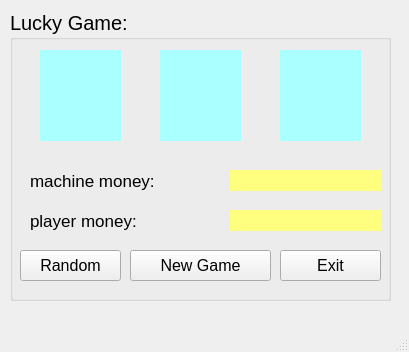
<?xml version="1.0" encoding="UTF-8"?>
<ui version="4.0">
 <class>MainWindow</class>
 <widget class="QMainWindow" name="MainWindow">
  <property name="geometry">
   <rect>
    <x>0</x>
    <y>0</y>
    <width>409</width>
    <height>352</height>
   </rect>
  </property>
  <property name="windowTitle">
   <string>MainWindow</string>
  </property>
  <widget class="QWidget" name="centralwidget">
   <widget class="QGroupBox" name="groupBox">
    <property name="geometry">
     <rect>
      <x>10</x>
      <y>10</y>
      <width>381</width>
      <height>291</height>
     </rect>
    </property>
    <property name="font">
     <font>
      <pointsize>15</pointsize>
     </font>
    </property>
    <property name="title">
     <string>Lucky Game:</string>
    </property>
    <widget class="QLabel" name="labelNumber1">
     <property name="geometry">
      <rect>
       <x>30</x>
       <y>40</y>
       <width>81</width>
       <height>91</height>
      </rect>
     </property>
     <property name="font">
      <font>
       <pointsize>35</pointsize>
       <weight>75</weight>
       <bold>true</bold>
      </font>
     </property>
     <property name="styleSheet">
      <string notr="true">background-color: rgb(170, 255, 255);
color: rgb(255, 0, 0);</string>
     </property>
     <property name="text">
      <string/>
     </property>
     <property name="alignment">
      <set>Qt::AlignCenter</set>
     </property>
    </widget>
    <widget class="QLabel" name="labelNumber2">
     <property name="geometry">
      <rect>
       <x>150</x>
       <y>40</y>
       <width>81</width>
       <height>91</height>
      </rect>
     </property>
     <property name="font">
      <font>
       <pointsize>35</pointsize>
       <weight>75</weight>
       <bold>true</bold>
      </font>
     </property>
     <property name="styleSheet">
      <string notr="true">background-color: rgb(170, 255, 255);
color: rgb(255, 0, 0);</string>
     </property>
     <property name="text">
      <string/>
     </property>
     <property name="alignment">
      <set>Qt::AlignCenter</set>
     </property>
    </widget>
    <widget class="QLabel" name="labelNumber3">
     <property name="geometry">
      <rect>
       <x>270</x>
       <y>40</y>
       <width>81</width>
       <height>91</height>
      </rect>
     </property>
     <property name="font">
      <font>
       <pointsize>35</pointsize>
       <weight>75</weight>
       <bold>true</bold>
      </font>
     </property>
     <property name="styleSheet">
      <string notr="true">background-color: rgb(170, 255, 255);
color: rgb(255, 0, 0);</string>
     </property>
     <property name="text">
      <string/>
     </property>
     <property name="alignment">
      <set>Qt::AlignCenter</set>
     </property>
    </widget>
    <widget class="QLabel" name="label_4">
     <property name="geometry">
      <rect>
       <x>20</x>
       <y>150</y>
       <width>201</width>
       <height>41</height>
      </rect>
     </property>
     <property name="font">
      <font>
       <pointsize>13</pointsize>
      </font>
     </property>
     <property name="text">
      <string>machine money:</string>
     </property>
    </widget>
    <widget class="QLabel" name="labelMachinemoney">
     <property name="geometry">
      <rect>
       <x>220</x>
       <y>160</y>
       <width>151</width>
       <height>21</height>
      </rect>
     </property>
     <property name="font">
      <font>
       <pointsize>15</pointsize>
       <weight>75</weight>
       <bold>true</bold>
      </font>
     </property>
     <property name="styleSheet">
      <string notr="true">background-color: rgb(255, 255, 127);</string>
     </property>
     <property name="text">
      <string/>
     </property>
    </widget>
    <widget class="QLabel" name="label_6">
     <property name="geometry">
      <rect>
       <x>20</x>
       <y>190</y>
       <width>201</width>
       <height>41</height>
      </rect>
     </property>
     <property name="font">
      <font>
       <pointsize>13</pointsize>
      </font>
     </property>
     <property name="text">
      <string>player money:</string>
     </property>
    </widget>
    <widget class="QLabel" name="labelPlayerMoney">
     <property name="geometry">
      <rect>
       <x>220</x>
       <y>200</y>
       <width>151</width>
       <height>21</height>
      </rect>
     </property>
     <property name="font">
      <font>
       <pointsize>15</pointsize>
       <weight>75</weight>
       <bold>true</bold>
      </font>
     </property>
     <property name="styleSheet">
      <string notr="true">background-color: rgb(255, 255, 127);</string>
     </property>
     <property name="text">
      <string/>
     </property>
    </widget>
    <widget class="QPushButton" name="pushButtonRandom">
     <property name="geometry">
      <rect>
       <x>10</x>
       <y>240</y>
       <width>101</width>
       <height>31</height>
      </rect>
     </property>
     <property name="font">
      <font>
       <pointsize>12</pointsize>
      </font>
     </property>
     <property name="text">
      <string>Random</string>
     </property>
     <property name="icon">
      <iconset>
       <normaloff>image/1348643_arrows_mix_mixed_random_shuffle_icon.png</normaloff>image/1348643_arrows_mix_mixed_random_shuffle_icon.png</iconset>
     </property>
     <property name="iconSize">
      <size>
       <width>20</width>
       <height>20</height>
      </size>
     </property>
    </widget>
    <widget class="QPushButton" name="pushButtonNewGame">
     <property name="geometry">
      <rect>
       <x>120</x>
       <y>240</y>
       <width>141</width>
       <height>31</height>
      </rect>
     </property>
     <property name="font">
      <font>
       <pointsize>12</pointsize>
      </font>
     </property>
     <property name="text">
      <string>New Game</string>
     </property>
     <property name="icon">
      <iconset>
       <normaloff>image/1536913_controller_gamer_new_white_xbox one_icon.png</normaloff>image/1536913_controller_gamer_new_white_xbox one_icon.png</iconset>
     </property>
     <property name="iconSize">
      <size>
       <width>40</width>
       <height>40</height>
      </size>
     </property>
    </widget>
    <widget class="QPushButton" name="pushButtonExit">
     <property name="geometry">
      <rect>
       <x>270</x>
       <y>240</y>
       <width>101</width>
       <height>31</height>
      </rect>
     </property>
     <property name="font">
      <font>
       <pointsize>12</pointsize>
      </font>
     </property>
     <property name="text">
      <string>Exit</string>
     </property>
     <property name="icon">
      <iconset>
       <normaloff>image/1564506_close_exit_logout_power_icon (1).png</normaloff>image/1564506_close_exit_logout_power_icon (1).png</iconset>
     </property>
     <property name="iconSize">
      <size>
       <width>20</width>
       <height>20</height>
      </size>
     </property>
    </widget>
   </widget>
  </widget>
  <widget class="QMenuBar" name="menubar">
   <property name="geometry">
    <rect>
     <x>0</x>
     <y>0</y>
     <width>409</width>
     <height>18</height>
    </rect>
   </property>
  </widget>
  <widget class="QStatusBar" name="statusbar"/>
 </widget>
 <resources/>
 <connections/>
</ui>
